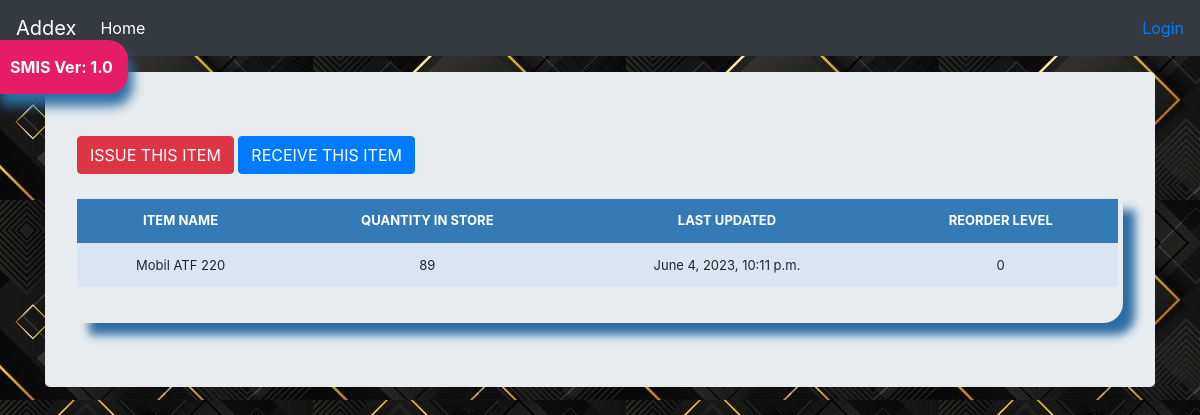
The app's page /stock_detail/18/ with its own data.
### Addex/models.py (models this page shows, shortened)
class Stock(models.Model):
	category = models.ForeignKey(Category, on_delete=models.CASCADE, blank=True)
	item_name = models.CharField(max_length=50, blank=True, null=True)
	quantity = models.IntegerField(default='0', blank=False, null=True)
	receive_quantity = models.IntegerField(default='0', blank=True, null=True)
	receive_by = models.CharField(max_length=50, blank=True, null=True)
	issue_quantity = models.IntegerField(default='0', blank=True, null=True)
	issue_by = models.CharField(max_length=50, blank=True, null=True)
	issue_to = models.CharField(max_length=50, blank=True, null=True)
	phone_number = models.CharField(max_length=50, blank=True, null=True)
	created_by = models.CharField(max_length=50, blank=True, null=True)
	reorder_level = models.IntegerField(default='0', blank=True, null=True)
	last_updated = models.DateTimeField(auto_now_add=False, auto_now=True)
	timestamp = models.DateTimeField(auto_now_add=True, auto_now=False)

### Addex/views.py (the view)
# urls.py: path('stock_detail/<str:pk>/', views.stock_detail, name="stock_detail"),
def stock_detail(request, pk):
	queryset = Stock.objects.get(id=pk)
	context = {
		"queryset": queryset,
	}
	return render(request, "stock_detail.html", context)

### Addex/templates/stock_detail.html (shortened to what this page needs)
{% load static %}
{% load crispy_forms_tags %}
<!DOCTYPE html>
<html lang="en">
  <head>
<link href="{% static 'css/stylesheet.css' %}" rel="stylesheet">
<link href="{% static 'css/bootstrap.min.css' %}" rel="stylesheet">
    <link href="{% static 'css/navbar-top-fixed.css' %}"" rel="stylesheet">
  </head>
  <body>
     {% include 'navbar.html' %}
<main role="main" class="container">
  <div class="jumbotron">
    <a href="{% url 'issue_items' queryset.id %}"><div class='btn btn-danger'>ISSUE THIS ITEM</div></a>
    <a href="{% url 'receive_items' queryset.id %}"><div class='btn btn-primary'>RECEIVE THIS ITEM</div></a>
        <br><br>
        <div class="display_table">
          <table class='table'>
                  <tr>
                    <th>ITEM NAME</th>
                    <th>QUANTITY IN STORE</th>
                    <th>LAST UPDATED</th>
                    <th>REORDER LEVEL</th>
                  </tr>
                  <tr>
                    <td>{{queryset.item_name}}</td>
                    <td>{{queryset.quantity}}</td>
                    <td>{{queryset.last_updated}}</td>
                    <td>{{queryset.reorder_level}}</td>
                  </tr>
          </table>
        </div>
  </div>
</main>
      </body>
</html>

### Addex/static/css/stylesheet.css (style rules this page uses)
body { background-color: #ff6347; background-image: url("../img/bgi.jpeg"); }
.table { font-size: 13px; text-align: center; width: 95%; margin: auto; }
.table tr:nth-child(odd) { background: #B8CAE4 }
.table tr:nth-child(even) { background: #dae5f4 }
th { background-color: #337ab7; color: white; }
.display_table { border-bottom-right-radius: 20px; padding-right: 5px; padding-bottom: 20px; box-shadow: 12px 12px 10px #2e6da4; }

### Addex/static/css/navbar-top-fixed.css (style rules this page uses)
body { min-height: 75rem; padding-top: 4.5rem; }

### records on screen
Stock: item_name "Mobil ATF 220", quantity "89", last_updated "June 4, 2023, 10:11 p.m.", reorder_level "0"
